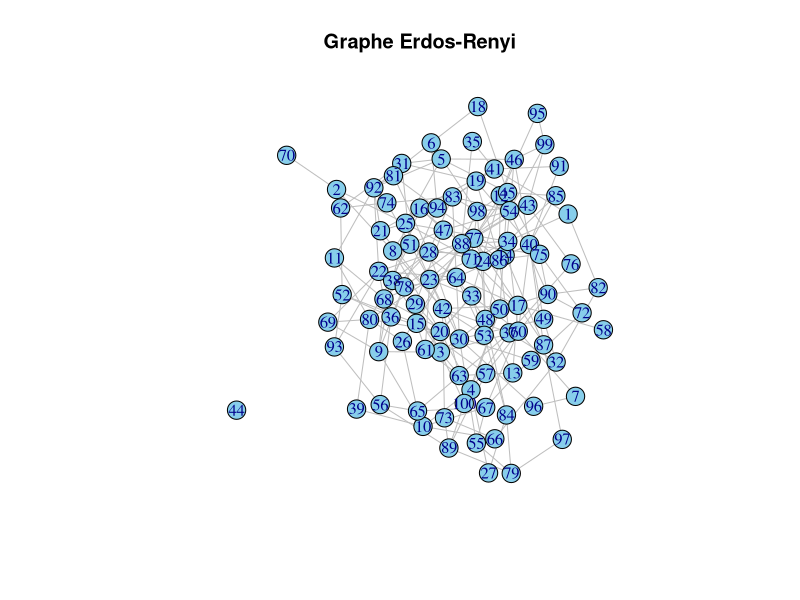

Write R code to recreate this figure. (Note: this script raises an error after producing the figure.)
library(igraph)

#q1
Vote_matrix<-function(graphG,epsilon,time,type_of_init){
  nb_votant <- vcount(graphG)
  liste_degres <- degree(graphG)
  matrice_adjacence <- as_adjacency_matrix(graphG)

  VOTEMATRIX <- matrix(nrow = nb_votant, ncol = time, byrow = FALSE)
  #écriturre de la première colonne de la matrice
  #les n premiers votants vote pour 0 et les autres pour 1
  if (type_of_init==0){
    median<-nb_votant/2
    for (k in 1:median){
      VOTEMATRIX[k,1] <- 0
    }
    for (k in median+1:median){
      VOTEMATRIX[k,1] <- 1
    }
  }
  else if (type_of_init==1){
    ten_less_connected<- matrix(0,nrow = 1, ncol = 10, byrow = FALSE)
    degres<-degree(graphG)
    for (node in V(graphG)) {
      for(g in 1:10)
      {
        if (degres[node] < ten_less_connected[1,g]){
          ten_less_connected[1,g]<-degres[node]
        }
      }
    }
    print (ten_less_connected)


  }

  #a chaque période on réecris une colone de la matrice VOTEMATRIX
  for (t in 2:time){
    # calcul des votants à la période t:
    for (v in 1:nb_votant)
    {
      nb_voisin <- liste_degres[v]
      #la somme des votes des voisins est :
      sommeVoteVoisin<-0
      for (i in 1:nrow(matrice_adjacence)) {
        if(matrice_adjacence[v,i]==1){
         sommeVoteVoisin<-sommeVoteVoisin + VOTEMATRIX[i,t-1]
        }
      }
      p<-(1/nb_voisin)*sommeVoteVoisin
      Pvote <- (1-2*epsilon)*p+epsilon
      if (Pvote >1)
      {
        print("AAAAAAAAAAAHHHHHHHHHHHHHHHHHHHH!!!!!!!!!!!!!!!")
      }
      resultat<-rbinom(1, size = 1, prob = Pvote)
      if (is.na(resultat))
      {
        print("eeeeeeeeeeeeeeeeeerrrrrrrrrrrrrrrrrrrrrrrrr!!!!!")
      }

      VOTEMATRIX[v,t]<-resultat
    }
    print (t)
  }
  return (VOTEMATRIX)
}

#q2
time <-2
epsilon<-0.01

n <- 100
p <- 0.05
graphErdosRenyi <-sample_gnp(n, p, directed = FALSE)
plot(graphErdosRenyi , vertex.size=10, vertex.color="skyblue", edge.color="gray", main="Graphe Erdos-Renyi")
VOTEMATRIX_ERDOSRENYI<-Vote_matrix(graphErdosRenyi,epsilon,time,0)
#représenter l'évolution du taux de votes pour le candidat 1:
nbvote1<-matrix(0,nrow = 1, ncol = time, byrow = FALSE)

for (x in 1:time){
  for (y in 1:nrow(VOTEMATRIX_ERDOSRENYI)){
    if (is.na(VOTEMATRIX_ERDOSRENYI[y,x]))
    {
      print ("are you sure bro!!")
    }
    nbvote1[1,x]<-nbvote1[1,x]+VOTEMATRIX_ERDOSRENYI[y,x]
  }
}
x <- 1:time
y <- nbvote1;
plot(x, y, type = "l", col = "blue", lwd = 2, main = "Graphe Erdos-Renyi evolution du vote 1", xlab = "time", ylab = "votant")


dim<-1
k<-3
p<-0.01
graphWattsStrogatz <- sample_smallworld(dim,n,k,p,FALSE,FALSE)
plot(graphWattsStrogatz , vertex.size=10, vertex.color="skyblue", edge.color="gray", main="Graphe Watts-Strogatz")

VOTEMATRIX_WATTSTROGATS<-Vote_matrix(graphWattsStrogatz,epsilon,time,0)
#représenter l'évolution du taux de votes pour le candidat 1:
nbvote2<-matrix(0,nrow = 1, ncol = time, byrow = FALSE)

for (x in 1:time){
  for (y in 1:nrow(VOTEMATRIX_WATTSTROGATS)){
    if (is.na(VOTEMATRIX_WATTSTROGATS[y,x]))
    {
      print ("are you sure bro!!")
    }
    nbvote2[1,x]<-nbvote2[1,x]+VOTEMATRIX_WATTSTROGATS[y,x]
  }
}
x <- 1:time
y <- nbvote2;
plot(x, y, type = "l", col = "blue", lwd = 2, main = "Graphe Watts strogatz evolution du vote 1", xlab = "time", ylab = "votant")

#3
n <- 100
m <- 3
Scalfree <- sample_pa(n, m = m)
plot(Scalfree , vertex.size=10, vertex.color="skyblue", edge.color="gray", main="Graphe Scale free");
VOTEMATRIX_SCALEFREE<-Vote_matrix(Scalfree,epsilon,time,1)


